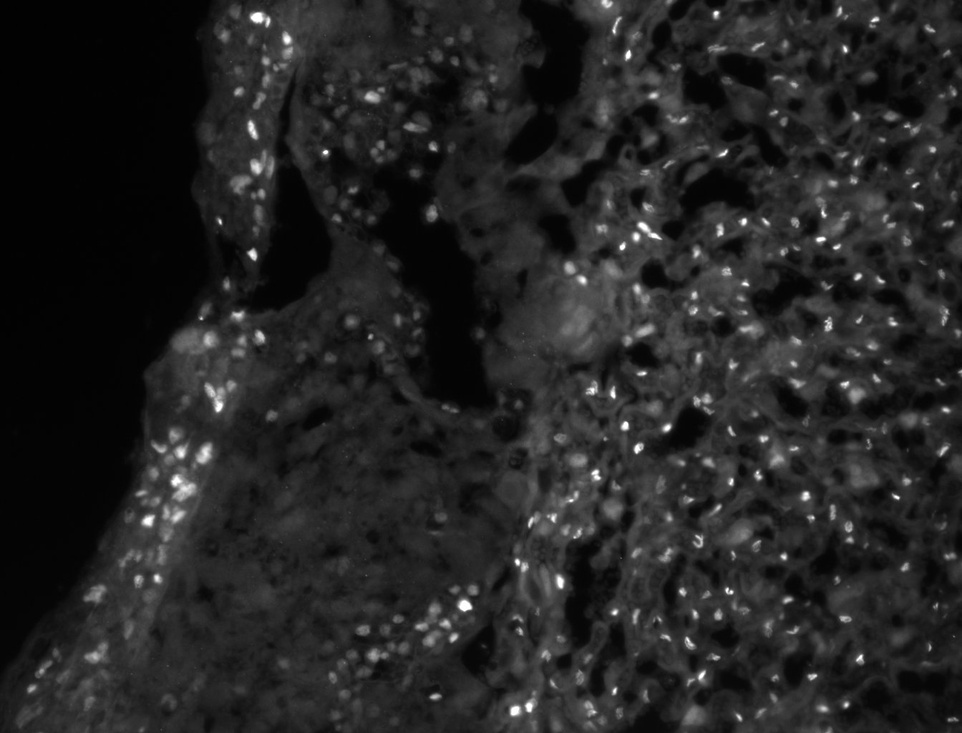
#> input picture SNAP-132445-0096.jpg, 962 x 733 px, shrunk from 1344 x 1024 before the run
$ jupyter execute 'Thresholding and counting.ipynb'
#> lines starting #> are read from the running program, lines starting #| are printed output that depends on the picture; after the words box and inside, x2 and y2 are one past the last pixel; in counts of white or black regions, pixels touching at a corner belong together
[cell 1]
import cv2
import numpy as np
from matplotlib import pyplot as plt
from scipy import ndimage
from skimage import measure, color, io

[cell 2]
img1 = cv2.imread("SNAP-132445-0096.jpg")
#> img1 is the input picture: shape (733, 962, 3); min 0, max 255, mean 36.3

[cell 3]
gray = cv2.cvtColor(img1,cv2.COLOR_BGR2GRAY)
cv2.imshow('grayscale',gray)

[cell 4]
ret,thresh1 = cv2.threshold(gray,80,255,cv2.THRESH_BINARY)
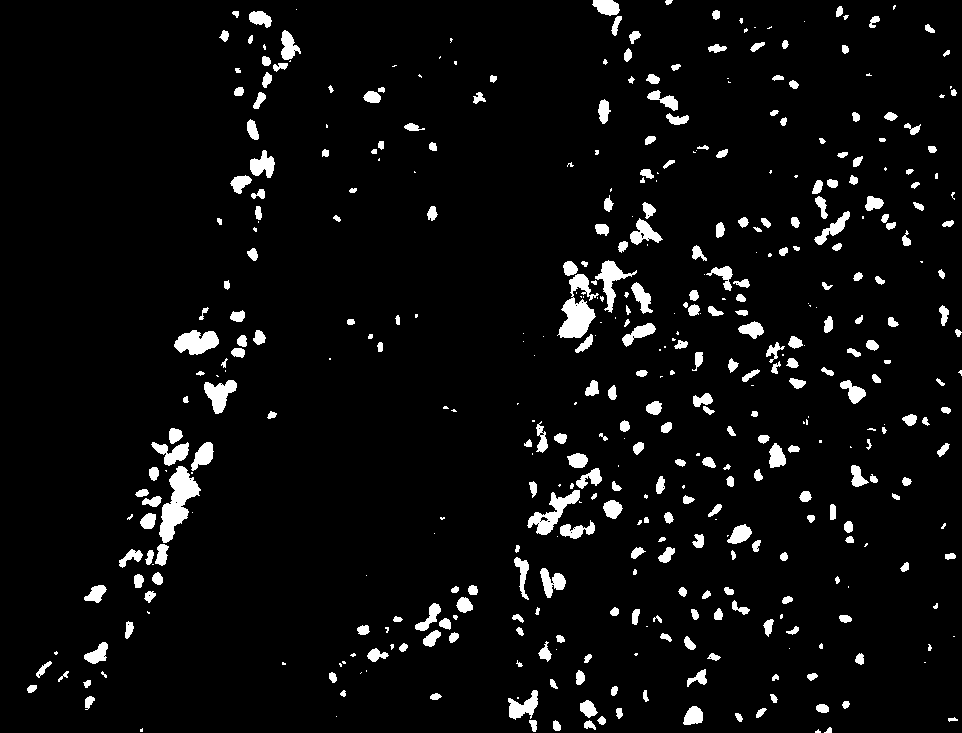
#> thresh1: shape (733, 962); 5.1% white; 445 white regions (138 under 20 px)
cv2.imshow('binary',thresh1)

[cell 5]
contours, hierarchy = cv2.findContours(thresh1,cv2.RETR_TREE,cv2.CHAIN_APPROX_NONE)
#> contours = 474 contours, 203 with area under 20; largest, box (x1, y1, x2, y2) and area: (159, 466, 201, 543) 1371, (557, 274, 599, 338) 1198, (527, 490, 580, 535) 768, (174, 330, 219, 355) 713, (595, 260, 637, 313) 580

[cell 6]
img = cv2.drawContours(thresh1, contours, -1, (0,255,0), 3)
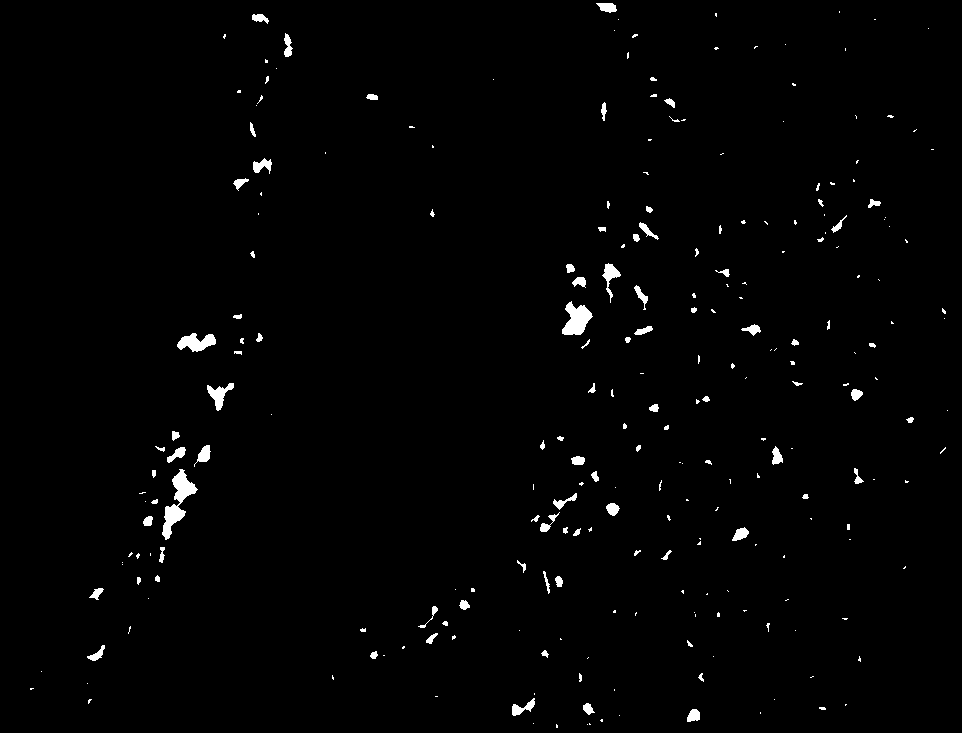
#> img: shape (733, 962); 1.3% white; 251 white regions (157 under 20 px), largest, box (x1, y1, x2, y2) and area: (162, 469, 198, 540) 886, (562, 301, 593, 335) 630, (177, 333, 216, 352) 450
cv2.imshow('contours',img)

[cell 7]
cnt = contours[0]
#> cnt = contour of 13 points, box (x1, y1, x2, y2) (815, 729, 821, 733), area 8
area = cv2.contourArea(cnt)
#> area = 7.5
print("Total Area: ", area)
#| Total Area:  7.5
print("Cell Count: ", len(cnt))
#| Cell Count:  13

$ run again, with WT-GTT.jpg copied over SNAP-132445-0096.jpg
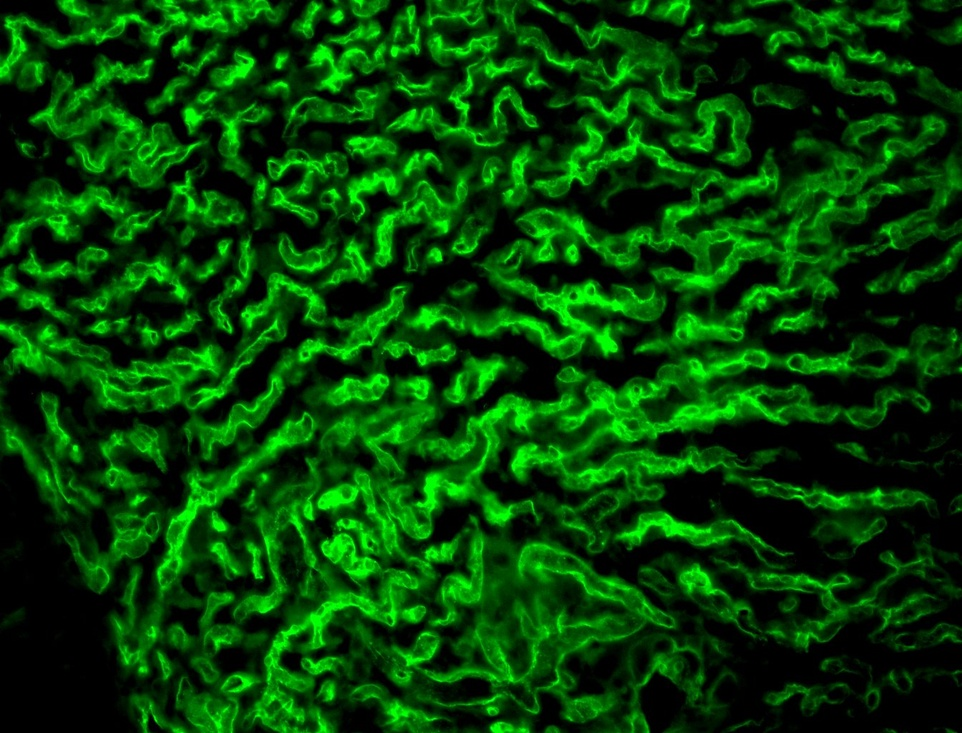
#> input picture WT-GTT.jpg, 962 x 733 px, shrunk from 1344 x 1024 before the run
#> img1 is the input picture: shape (733, 962, 3); mean B, G, R 2.9, 63.8, 2.7
#> `ret,thresh1 = cv2.threshold(gray,80,255,cv2.THRESH_BINARY)`:
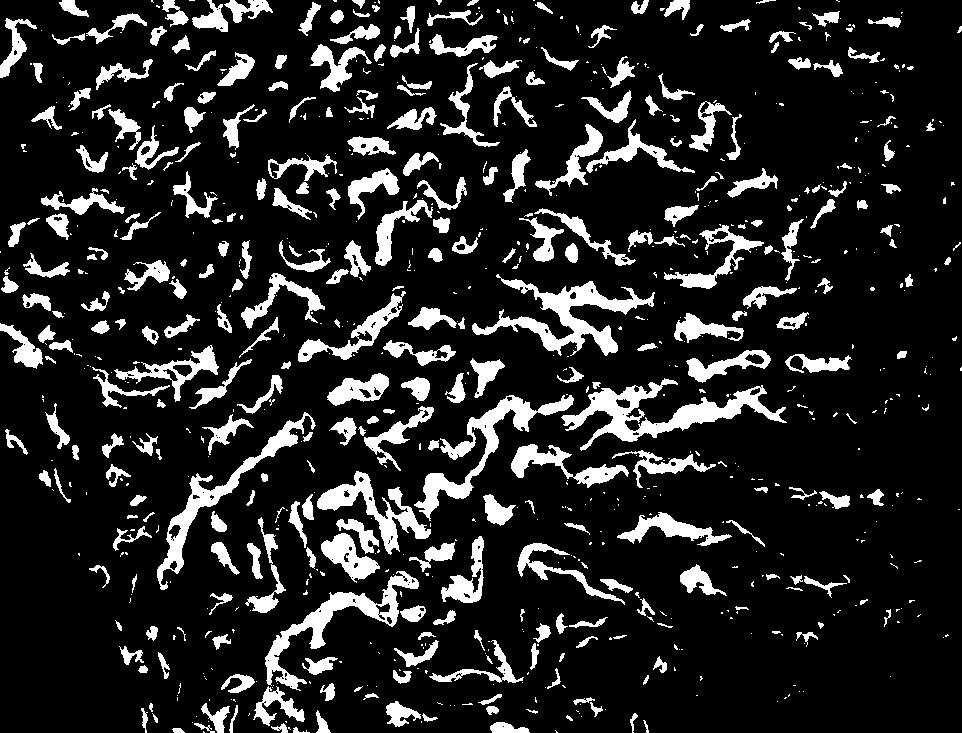
#> thresh1: shape (733, 962); 14.7% white; 841 white regions (511 under 20 px)
#> contours = 1036 contours, 709 with area under 20; largest, box (x1, y1, x2, y2) and area: (561, 378, 787, 451) 4346, (472, 274, 655, 356) 3721, (414, 395, 574, 521) 3209, (265, 571, 419, 691) 3152, (157, 412, 316, 590) 2913
#> `img = cv2.drawContours(thresh1, contours, -1, (0,255,0), 3)`:
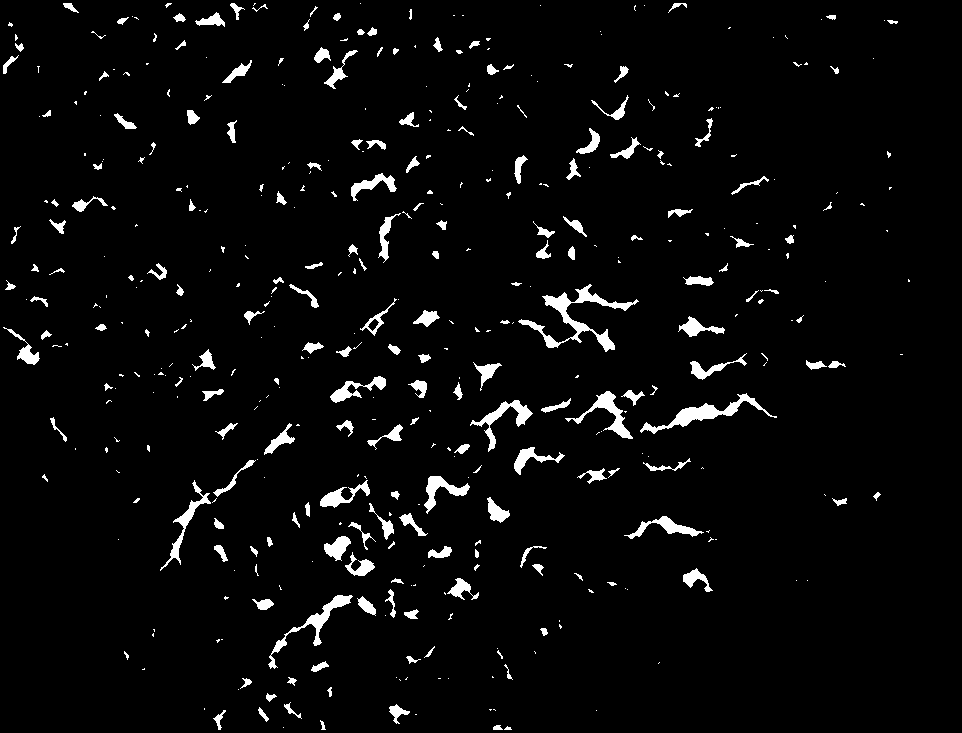
#> img: shape (733, 962); 3.8% white; 441 white regions (252 under 20 px), largest, box (x1, y1, x2, y2) and area: (518, 284, 639, 352) 1593, (640, 393, 777, 434) 1122, (268, 595, 353, 669) 848
#> cnt = [[203, 731], [203, 732], [204, 732]]
#> area = 0.5
#| Total Area:  0.5
#| Cell Count:  3
